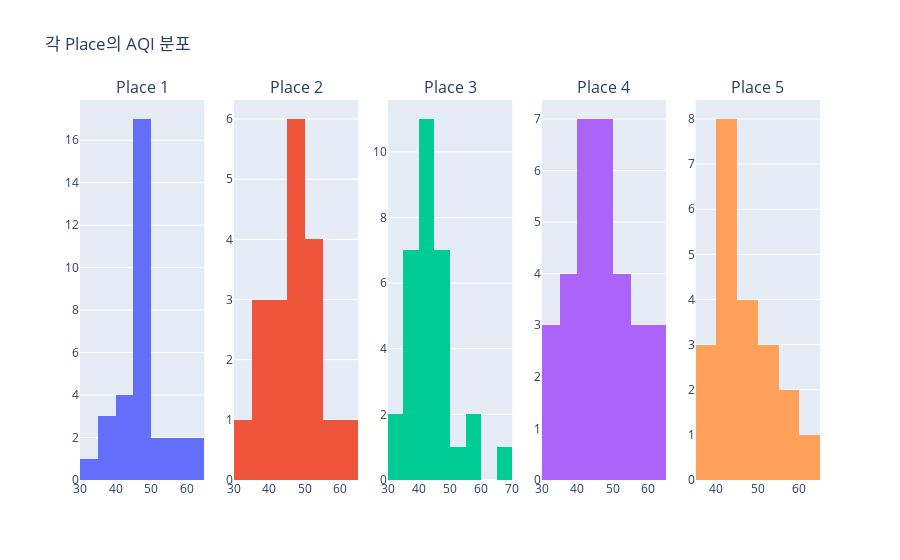

The notebook cell saved with this chart:
### Code cell
fig = make_subplots(rows=1, cols=5, subplot_titles=['Place 1', 'Place 2', 'Place 3', 'Place 4', 'Place 5'])

# 각 장소에 대한 AQI 분포 히스토그램 추가
# y축은 빈도수를 나타냄
for i, place in enumerate(range(1, 6), start=1):
    trace = go.Histogram(x=df[df['Place'] == place]['AQI'], name=f'Place {place}')
    fig.add_trace(trace, row=1, col=i)

fig.update_layout(title_text="각 Place의 AQI 분포", showlegend=False)
fig.show()

### Figure 1 — Plotly figure (JSON) as saved in the notebook; plotly's stock layout.template omitted (floating-point values rounded to 4 significant figures)
{"data": [{"name": "Place 1", "type": "histogram", "x": [48.95, 46.02, 58.73, 41.13, 47.98, 47.98, 35.27, 48.95, 62.64, 47.98, 47.98, 49.93, 48.95, 35.27, 53.84, 45.04, 49.93, 50.91, 40.16, 47, 43.09, 36.25, 48.95, 60.68, 47.98, 57.75, 40.16, 49.93, 49.93, 34.29, 45.04], "xaxis": "x", "yaxis": "y"}, {"name": "Place 2", "type": "histogram", "x": [61.66, 52.86, 47.98, 45.04, 39.18, 47, 47.98, 43.09, 44.07, 30.38, 52.86, 50.91, 51.89, 37.22, 45.04, 59.71, 41.13, 47.98, 36.25], "xaxis": "x2", "yaxis": "y2"}, {"name": "Place 3", "type": "histogram", "x": [44.07, 44.07, 40.16, 43.09, 41.13, 44.07, 36.25, 37.22, 44.07, 50.91, 49.93, 45.04, 45.04, 55.8, 43.09, 41.13, 45.04, 38.2, 59.71, 37.22, 36.25, 68.5, 32.34, 48.95, 35.27, 34.29, 43.09, 46.02, 44.07, 49.93, 36.25], "xaxis": "x3", "yaxis": "y3"}, {"name": "Place 4", "type": "histogram", "x": [41.13, 36.25, 56.77, 61.66, 47.98, 47.98, 44.07, 45.04, 57.75, 47, 60.68, 53.84, 47, 40.16, 31.36, 45.04, 40.16, 54.82, 47, 51.89, 51.89, 61.66, 42.11, 38.2, 39.18, 37.22, 30.38, 32.34, 43.09, 41.13, 57.75], "xaxis": "x4", "yaxis": "y4"}, {"name": "Place 5", "type": "histogram", "x": [61.66, 42.11, 50.91, 43.09, 41.13, 50.91, 40.16, 47.98, 44.07, 57.75, 53.84, 56.77, 36.25, 46.02, 36.25, 43.09, 37.22, 42.11, 42.11, 45.04, 47], "xaxis": "x5", "yaxis": "y5"}], "layout": {"annotations": [{"font": {"size": 16}, "showarrow": false, "text": "Place 1", "x": 0.084, "xanchor": "center", "xref": "paper", "y": 1, "yanchor": "bottom", "yref": "paper"}, {"font": {"size": 16}, "showarrow": false, "text": "Place 2", "x": 0.292, "xanchor": "center", "xref": "paper", "y": 1, "yanchor": "bottom", "yref": "paper"}, {"font": {"size": 16}, "showarrow": false, "text": "Place 3", "x": 0.5, "xanchor": "center", "xref": "paper", "y": 1, "yanchor": "bottom", "yref": "paper"}, {"font": {"size": 16}, "showarrow": false, "text": "Place 4", "x": 0.708, "xanchor": "center", "xref": "paper", "y": 1, "yanchor": "bottom", "yref": "paper"}, {"font": {"size": 16}, "showarrow": false, "text": "Place 5", "x": 0.916, "xanchor": "center", "xref": "paper", "y": 1, "yanchor": "bottom", "yref": "paper"}], "showlegend": false, "title": {"text": "각 Place의 AQI 분포"}, "xaxis": {"anchor": "y", "domain": [0, 0.168]}, "xaxis2": {"anchor": "y2", "domain": [0.208, 0.376]}, "xaxis3": {"anchor": "y3", "domain": [0.416, 0.584]}, "xaxis4": {"anchor": "y4", "domain": [0.624, 0.792]}, "xaxis5": {"anchor": "y5", "domain": [0.832, 1]}, "yaxis": {"anchor": "x", "domain": [0, 1]}, "yaxis2": {"anchor": "x2", "domain": [0, 1]}, "yaxis3": {"anchor": "x3", "domain": [0, 1]}, "yaxis4": {"anchor": "x4", "domain": [0, 1]}, "yaxis5": {"anchor": "x5", "domain": [0, 1]}}}
